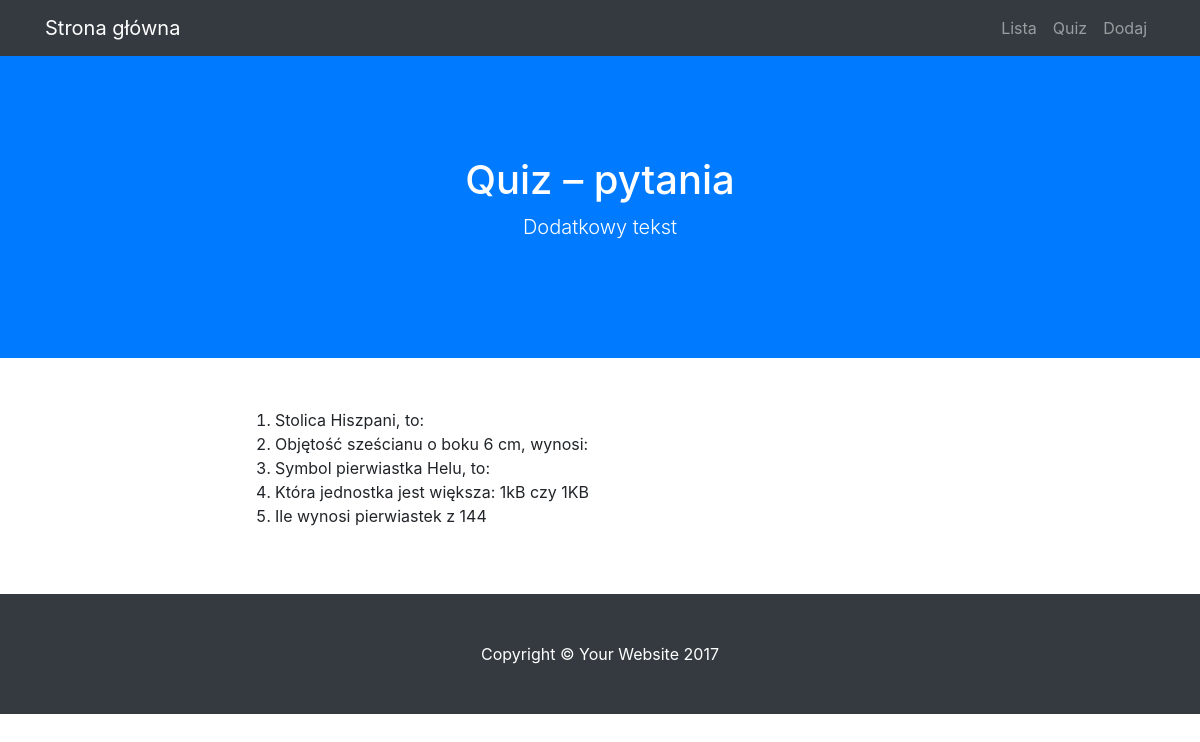
The app's page /lista, older data.
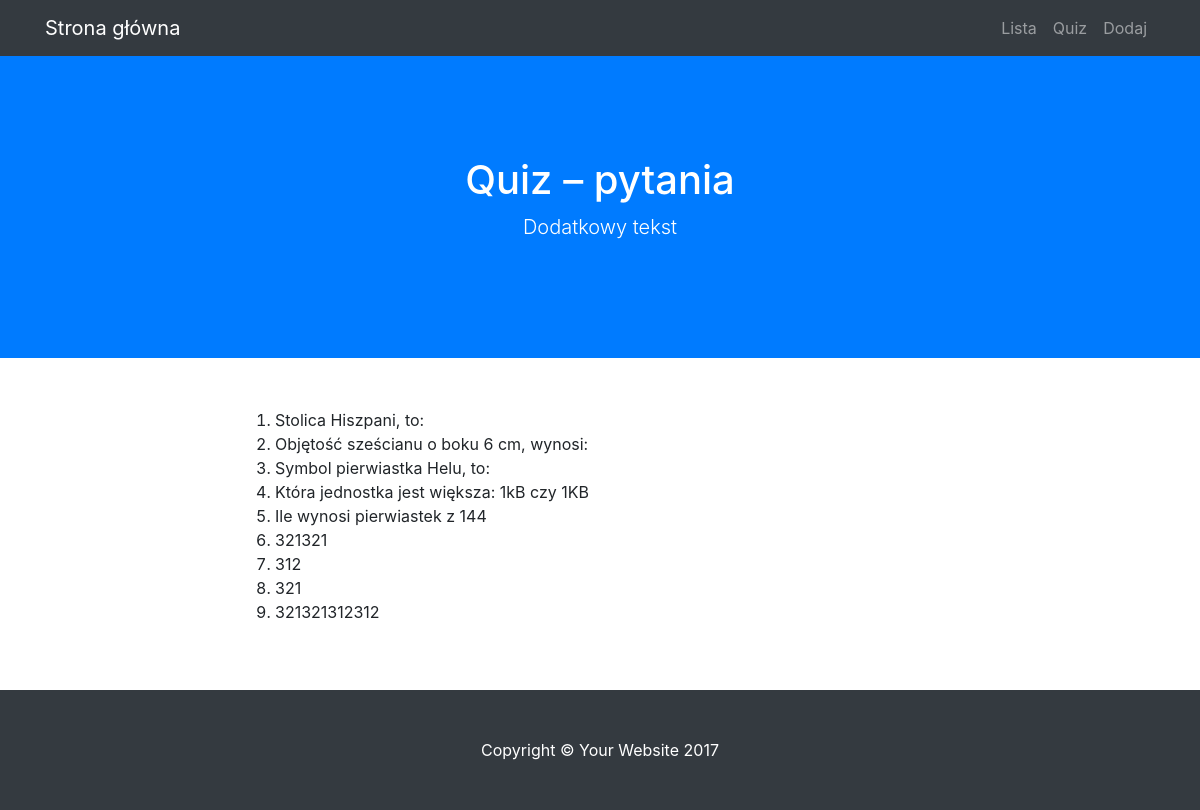
The same page, newer data.
### modele.py (models this page shows)
class BazaModel(Model):
    class Meta:
        database = baza

class Pytanie(BazaModel):
    pytanie = CharField(null=False)
    kategoria = ForeignKeyField(Kategoria, related_name='pytania')

### views.py (the view)
@app.route("/lista")
def lista():
    pytania = Pytanie.select()
    return render_template('lista.html', pytania=pytania)

### app.py (called while the page is built)
@app.before_request
def before_request():
    g.db = baza
    g.db.connect()

@app.after_request
def after_request(response):
    g.db.close()
    return response

### templates/lista.html (shortened to what this page needs)
{% extends "szablon.html" %}
{% block h1 %}Quiz – pytania{% endblock %}
{% block tresc %}
    <ol>
    {% for p in pytania %}
        <li>
            {{ p.pytanie }}
        </li>
    {% endfor %}
    </ol>
{% endblock %}

Row changes from the older to the newer data that the page shows:
added Pytanie: pytanie "321321"
added Pytanie: pytanie "312"
added Pytanie: pytanie "321"
added Pytanie: pytanie "321321312312"
